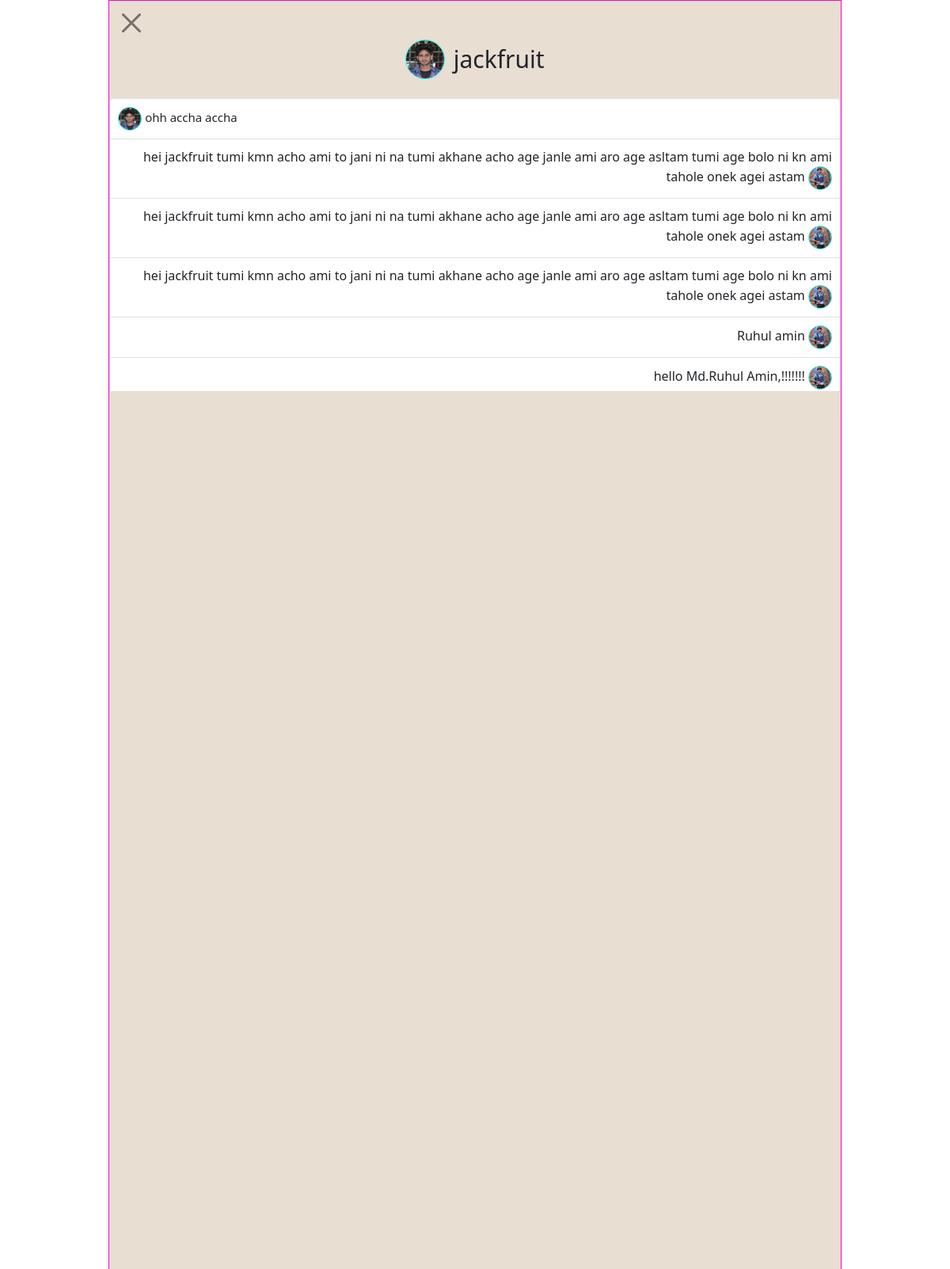
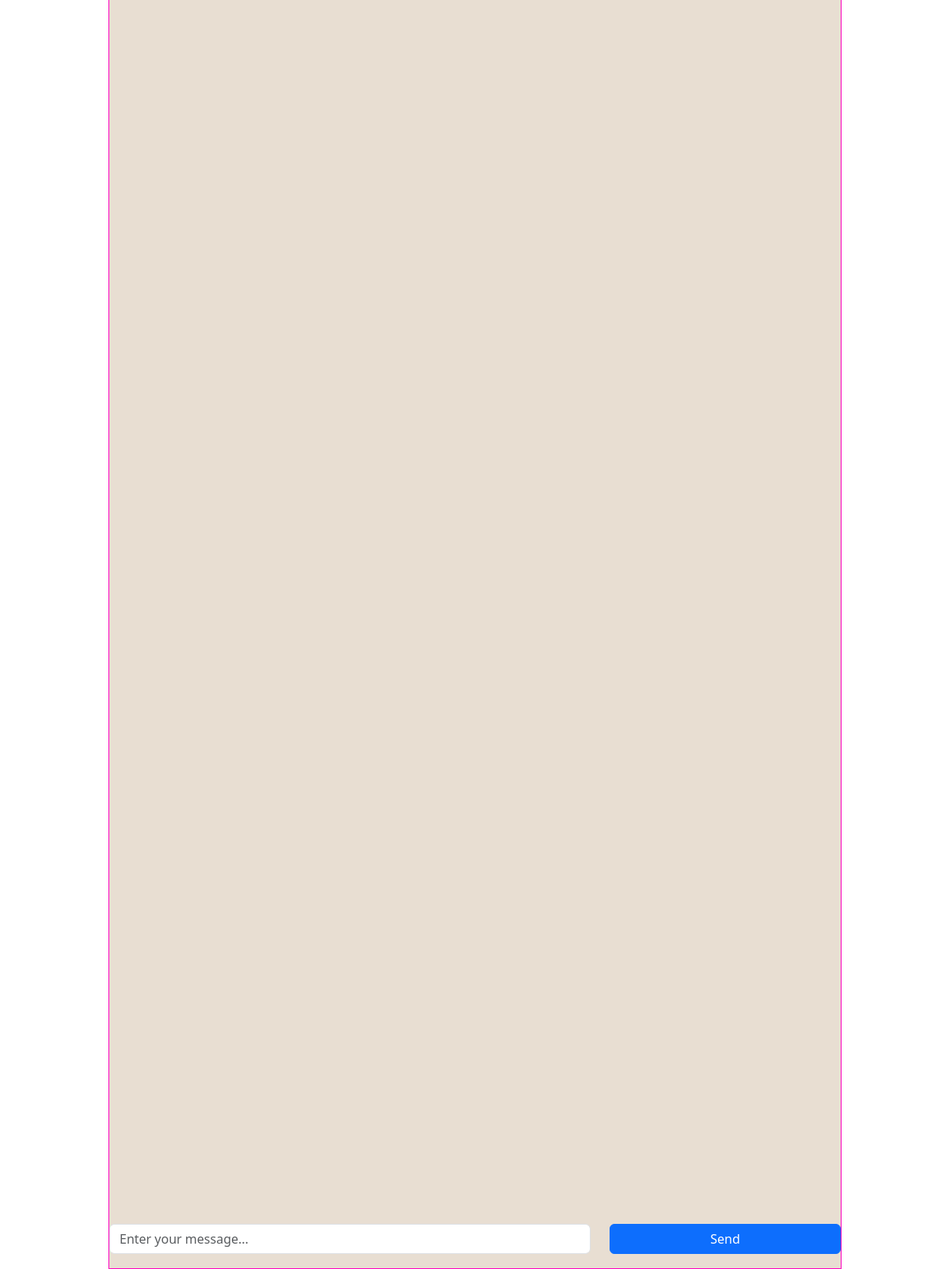
Page /profile/send-message/12/ (signed in) on the committed database (2 pictures, top to bottom).
### Profile/models.py (models this page shows, shortened)
class Profile_update(models.Model):
    user = models.OneToOneField(User, on_delete=models.CASCADE)
    address = models.CharField(max_length=100, null=True,blank=True)
    image = models.ImageField(default='profile/default.png', upload_to='profile/')

class Message(models.Model):
    sender = models.ForeignKey(User, on_delete=models.CASCADE, related_name='sent_messages')
    recipient = models.ForeignKey(User, related_name='received_messages', on_delete=models.CASCADE, null=True,blank=True)
    content = models.TextField()
    timestamp = models.DateTimeField(auto_now_add=True)

### Profile/views.py (the view, shortened to what this page needs)
# urls.py: path('send-message/<int:recipient_id>/',send_message, name='send_message'),
def send_message(request, recipient_id):
    recipient = User.objects.get(pk=recipient_id)
    NotificationModel.objects.filter(user=request.user, is_read=False).update(is_read=True)
    sent_messages = Message.objects.filter(sender=request.user, recipient=recipient)
    received_messages = Message.objects.filter(sender=recipient, recipient=request.user)
    all_messages = sent_messages | received_messages
    all_messages = all_messages.order_by('-timestamp')
    user = Profile_update.objects.get_or_create(user=recipient)[0]
    request_user = Profile_update.objects.get_or_create(user=request.user)[0]
    return render(request, 'profile/send_message.html', {'recipient': recipient, 'messages': all_messages, 'user': user, 'request_user': request_user})

### Profile/context_processors.py (called while the page is built)
def unread_notifications(request):
    if request.user.is_authenticated:
        return {'unread_notifications_count': NotificationModel.objects.filter(user=request.user, is_read=False).count()}
    return {}

### template/profile/send_message.html (shortened to what this page needs)
<!DOCTYPE html>
{% load static %}
<html lang="en">
<head>
    <link href="https://cdn.jsdelivr.net/npm/bootstrap@5.3.0/dist/css/bootstrap.min.css" rel="stylesheet">
    <link href="https://cdn.jsdelivr.net/npm/bootstrap@5.3.2/dist/css/bootstrap.min.css" rel="stylesheet">
    <link href="https://cdn.jsdelivr.net/npm/bootstrap-icons/font/bootstrap-icons.css" rel="stylesheet">
</head>
<body>
    <main>
        <div class="container">
            <div class="row justify-content-center">
                <div class="col-lg-10 col-md-12">
                    <div class="card vh-100 m-0 p-0">
                        <div class="card-body d-flex flex-column">
                            <div class="flex-grow-1">
                                <a class="btn btn-close" href="{% url 'user_chat_list' %}"></a>
                                <h1 class="text-center pb-3 pt-0">
                                    <img style="height: 50px; width: 50px; border:1px solid aqua" class="rounded rounded-circle" src="{{ user.image.url }}" />
                                    <span style="font-size: 30px;">{{ recipient.username }}</span>
                                </h1>
                                <div id="bottom" class="overflow-auto" style="max-height: 370px;">
                                    <ul class="list-group">
                                        {% for message in messages %}
                                        <li class="list-group-item">
                                            {% if message.sender == request.user %}
                                            <div class="text-end">
                                                {{ message.content }}
                                                <img style="height: 30px; width: 30px; border:1px solid aqua" class="rounded rounded-circle" src="{{ request_user.image.url }}" />
                                            </div>
                                            {% else %}
                                            <div class="text-start">
                                                <img style="height: 30px; width: 30px; border:1px solid aqua" class="rounded rounded-circle" src="{{ user.image.url }}" />
                                                <span style="font-size: 15px;">{{ message.content }}</span>
                                            </div>
                                            {% endif %}
                                        </li>
                                        {% empty %}
                                        <li class="list-group-item">No messages</li>
                                        {% endfor %}
                                    </ul>
                                </div>
                            </div>
                            <div class="input-fields">
                                <form method="POST" class="mt-3">
                                    <div class="row">
                                        <div class="col-8 mb-2">
                                            <input type="text" id="text" name="text" class="form-control"
                                                placeholder="Enter your message...">
                                        </div>
                                        <div class="col-4">
                                            <button type="submit" class="btn btn-primary w-100">Send</button>
                                        </div>
                                    </div>
                                </form>
                            </div>
                        </div>
                    </div>
                </div>
            </div>
        </div>
    </main>
</body>
</html>

### template/profile/send_message.html (style rules this page uses)
body { overflow: hidden; margin: 0; }
.card { border: 1px solid #ff02c0; border-radius: 0%; margin: 15px 0; transition: 0.4s; height: 100%; display: flex; flex-direction: column; }
.card-body { background-color: #e8ded2; display: flex; flex-direction: column; flex: 1; padding: 0; }
.btn-close { font-size: 1.5rem; margin-top: 10px; margin-left: 10px; }
.input-fields { margin-bottom: 10px; }
.list-group-item { position: relative; padding: 10px; cursor: pointer; }

### rows in the picture
Profile_update: image (picture)
Message: image (picture), content "ohh accha accha"
Message: content "hei jackfruit tumi kmn acho ami to jani ni na tumi akhane acho age janle ami aro age asltam tumi age bolo ni kn ami tahole onek agei astam", image (picture)
Message: content "hei jackfruit tumi kmn acho ami to jani ni na tumi akhane acho age janle ami aro age asltam tumi age bolo ni kn ami tahole onek agei astam", image (picture)
Message: content "hei jackfruit tumi kmn acho ami to jani ni na tumi akhane acho age janle ami aro age asltam tumi age bolo ni kn ami tahole onek agei astam", image (picture)
Message: content "Ruhul amin", image (picture)
Message: content "hello Md.Ruhul Amin,!!!!!!!", image (picture)

### other values in the picture
{{ recipient.username }} "jackfruit"
